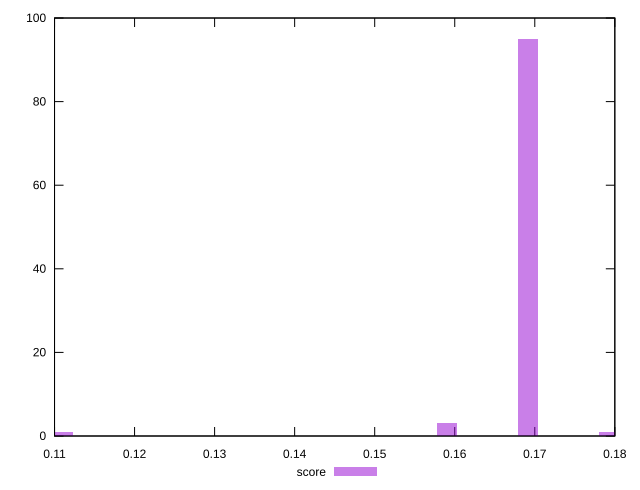

Reproduce this figure in gnuplot.
reset

$score <<EOF
0.11107406304084448 1
0.16913550508492228 95
0.15903786299030004 3
0.1792331471795445 1
EOF

set key outside below
set boxwidth 0.0025244105236555564
set xrange [0.11:0.18]
set yrange [0:100]
set trange [0:100]
set style fill transparent solid 0.5 noborder
set terminal svg size 640, 490 enhanced background rgb 'white'
set output "reports/report_00032_2021-02-25T10-28-15.087Z/interactive/samples/music/score/histogram.svg"

plot $score title "score" with boxes

reset
